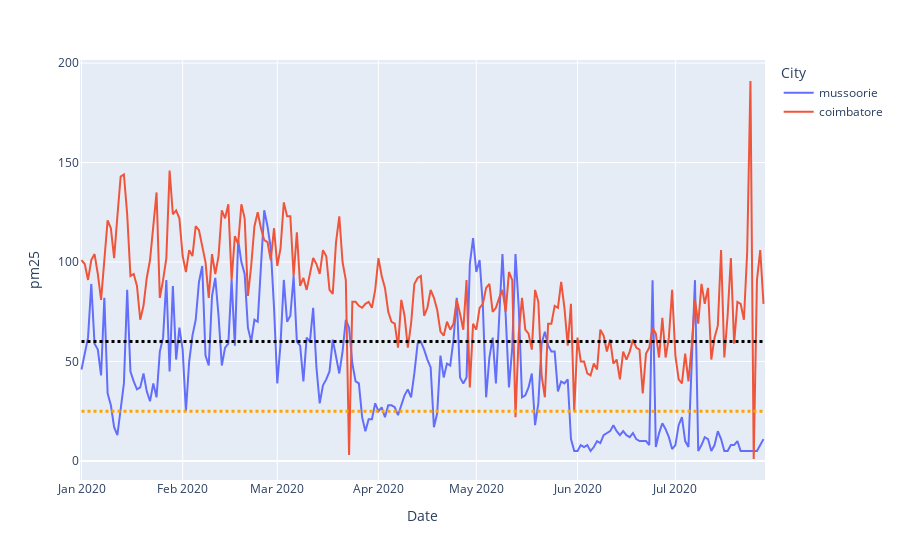

Here is the notebook cell this chart was saved with:
### Code cell
fig=px.line(df_reduced,'Date','pm25',color='City')
fig.add_shape(type="line",
            x0='2020-01-01',
            y0=25,
            x1='2020-07-28',
            y1=25,
            line=dict(
                color="orange",
                width=3,
                dash="dot",
            ))
fig.add_shape(type="line",
            x0='2020-01-01',
            y0=60,
            x1='2020-07-28',
            y1=60,
            line=dict(
                color="black",
                width=3,
                dash="dot",
            ))
fig.show()
fig.write_image(f'images/rural_pm2.5_2city_line.png',width=1500,height=600)

### Figure 1 — Plotly figure (JSON) as saved in the notebook; plotly's stock layout.template omitted (floating-point values rounded to 4 significant figures; data arrays with more than 128 entries replaced by an {"elided": "..."} marker saying what was removed)
{"data": [{"hovertemplate": "City=mussoorie<br>Date=%{x}<br>pm25=%{y}<extra></extra>", "legendgroup": "mussoorie", "line": {"color": "#636efa", "dash": "solid"}, "mode": "lines", "name": "mussoorie", "orientation": "v", "showlegend": true, "type": "scatter", "x": {"elided": "209 str values"}, "xaxis": "x", "y": {"elided": "209 float values"}, "yaxis": "y"}, {"hovertemplate": "City=coimbatore<br>Date=%{x}<br>pm25=%{y}<extra></extra>", "legendgroup": "coimbatore", "line": {"color": "#EF553B", "dash": "solid"}, "mode": "lines", "name": "coimbatore", "orientation": "v", "showlegend": true, "type": "scatter", "x": {"elided": "210 str values"}, "xaxis": "x", "y": {"elided": "210 float values"}, "yaxis": "y"}], "layout": {"autosize": true, "legend": {"title": {"text": "City"}, "tracegroupgap": 0}, "margin": {"t": 60}, "shapes": [{"line": {"color": "orange", "dash": "dot", "width": 3}, "type": "line", "x0": "2020-01-01", "x1": "2020-07-28", "y0": 25, "y1": 25}, {"line": {"color": "black", "dash": "dot", "width": 3}, "type": "line", "x0": "2020-01-01", "x1": "2020-07-28", "y0": 60, "y1": 60}], "xaxis": {"anchor": "y", "autorange": true, "domain": [0, 1], "range": ["2019-12-31 13:56:28.2353", "2020-07-28 10:03:31.7647"], "title": {"text": "Date"}, "type": "date"}, "yaxis": {"anchor": "x", "autorange": true, "domain": [0, 1], "range": [-9.556, 201.6], "title": {"text": "pm25"}, "type": "linear"}}}
